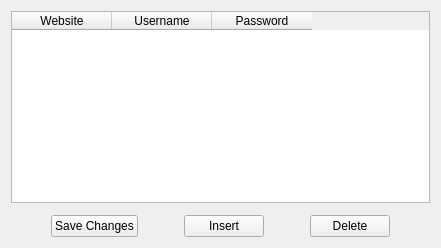
      <widget class="QWidget" name="tab_3">
       <attribute name="title">
        <string>Harvested Credentials</string>
       </attribute>
       <layout class="QHBoxLayout" name="horizontalLayout_28">
        <item>
         <layout class="QVBoxLayout" name="verticalLayout_22">
          <item>
           <widget class="QTableWidget" name="credential_table">
            <column>
             <property name="text">
              <string>Website</string>
             </property>
            </column>
            <column>
             <property name="text">
              <string>Username</string>
             </property>
            </column>
            <column>
             <property name="text">
              <string>Password</string>
             </property>
            </column>
           </widget>
          </item>
          <item>
           <spacer name="verticalSpacer_6">
            <property name="orientation">
             <enum>Qt::Vertical</enum>
            </property>
            <property name="sizeType">
             <enum>QSizePolicy::Fixed</enum>
            </property>
            <property name="sizeHint" stdset="0">
             <size>
              <width>15</width>
              <height>6</height>
             </size>
            </property>
           </spacer>
          </item>
          <item>
           <layout class="QHBoxLayout" name="horizontalLayout_26">
            <item>
             <spacer name="horizontalSpacer_23">
              <property name="orientation">
               <enum>Qt::Horizontal</enum>
              </property>
              <property name="sizeHint" stdset="0">
               <size>
                <width>40</width>
                <height>20</height>
               </size>
              </property>
             </spacer>
            </item>
            <item>
             <widget class="QPushButton" name="savechanges_button">
              <property name="text">
               <string>Save Changes</string>
              </property>
             </widget>
            </item>
            <item>
             <spacer name="horizontalSpacer_21">
              <property name="orientation">
               <enum>Qt::Horizontal</enum>
              </property>
              <property name="sizeHint" stdset="0">
               <size>
                <width>40</width>
                <height>20</height>
               </size>
              </property>
             </spacer>
            </item>
            <item>
             <widget class="QPushButton" name="insert_button">
              <property name="text">
               <string>Insert</string>
              </property>
             </widget>
            </item>
            <item>
             <spacer name="horizontalSpacer_22">
              <property name="orientation">
               <enum>Qt::Horizontal</enum>
              </property>
              <property name="sizeHint" stdset="0">
               <size>
                <width>40</width>
                <height>20</height>
               </size>
              </property>
             </spacer>
            </item>
            <item>
             <widget class="QPushButton" name="delete_button">
              <property name="text">
               <string>Delete</string>
              </property>
             </widget>
            </item>
            <item>
             <spacer name="horizontalSpacer_24">
              <property name="orientation">
               <enum>Qt::Horizontal</enum>
              </property>
              <property name="sizeHint" stdset="0">
               <size>
                <width>40</width>
                <height>20</height>
               </size>
              </property>
             </spacer>
            </item>
           </layout>
          </item>
         </layout>
        </item>
       </layout>
      </widget>
